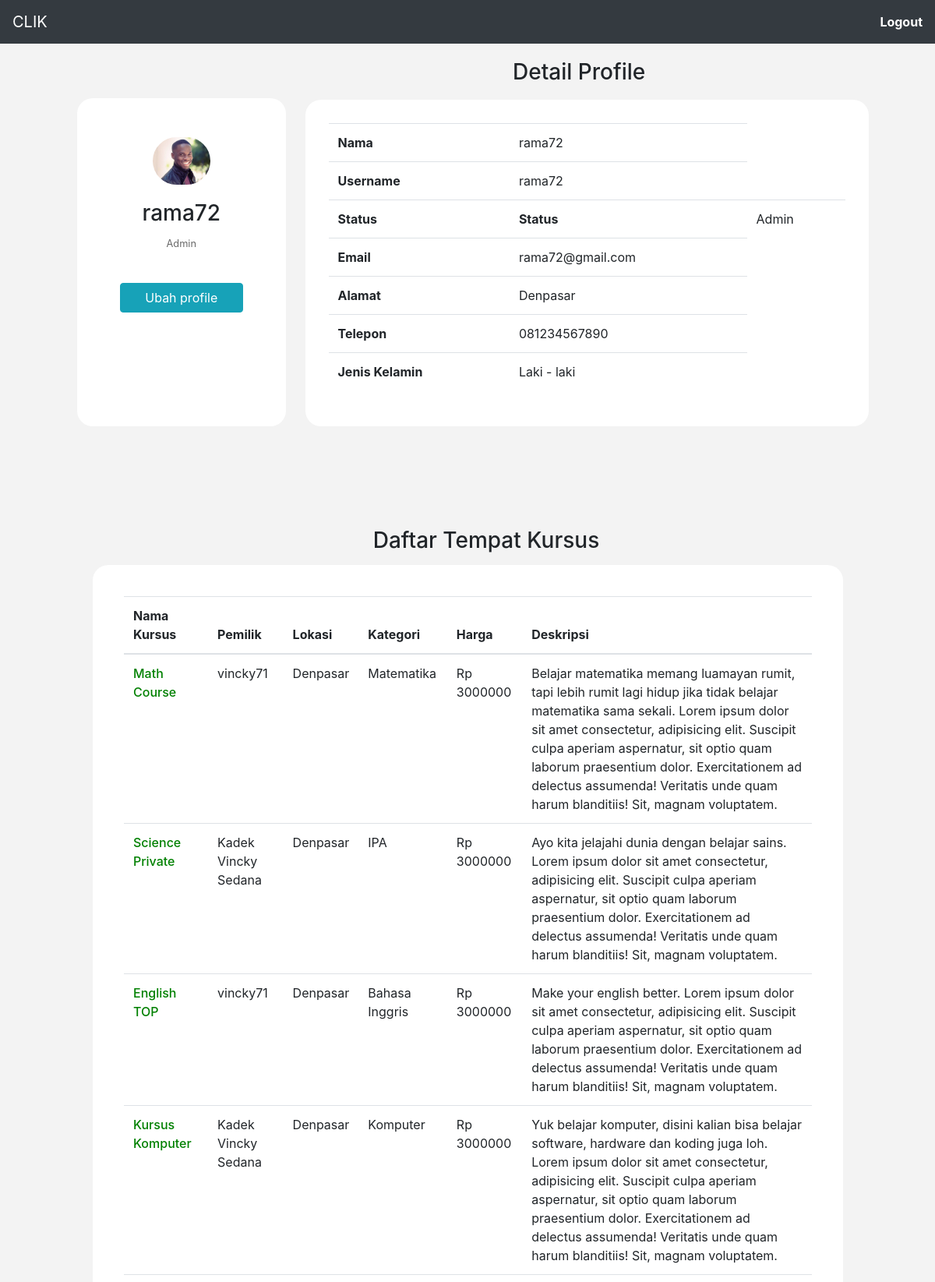
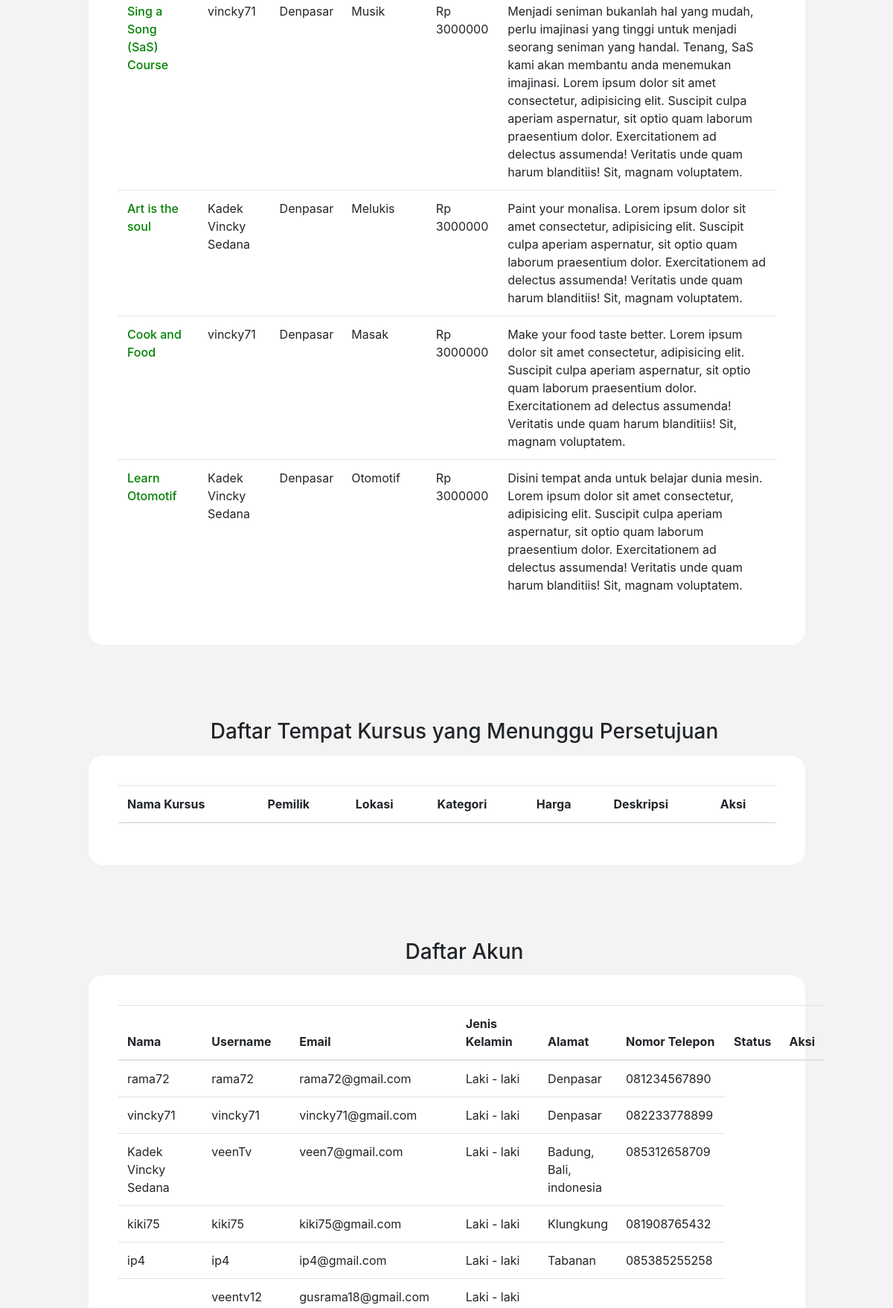
Page /profil_admin.php?id=1 (signed in, upper part) on the committed database (2 pictures, top to bottom).
### tables this page shows
CREATE TABLE `user` (
  `user_id` int(11) NOT NULL,
  `user_username` varchar(50) NOT NULL,
  `user_email` varchar(50) NOT NULL,
  `user_password` varchar(255) NOT NULL,
  `user_level` int(1) NOT NULL,
  `user_foto` varchar(50) DEFAULT NULL,
  `user_jk` enum('Laki - laki','Perempuan') DEFAULT NULL
);

CREATE TABLE `detail_user` (
  `duser_id` int(11) NOT NULL,
  `user_id` int(11) NOT NULL,
  `duser_name` varchar(50) DEFAULT NULL,
  `duser_alamat` varchar(100) DEFAULT NULL,
  `duser_telp` varchar(12) DEFAULT NULL
);

CREATE TABLE `produk` (
  `produk_id` int(11) NOT NULL,
  `produk_name` varchar(50) NOT NULL,
  `user_id` int(11) NOT NULL,
  `lokasi_id` int(11) NOT NULL,
  `kategori_id` int(11) NOT NULL,
  `produk_harga` int(50) NOT NULL,
  `produk_deskripsi` varchar(500) NOT NULL,
  `produk_pic` varchar(50) DEFAULT NULL,
  `produk_status` enum('aktif','nonaktif','pending') DEFAULT NULL
);

CREATE TABLE `lokasi` (
  `lokasi_id` int(11) NOT NULL,
  `lokasi_name` varchar(50) NOT NULL
);

CREATE TABLE `kategori` (
  `kategori_id` int(11) NOT NULL,
  `kategori_name` varchar(50) NOT NULL
);

### functions.php (called while the page is built, shortened)
<?php
$db = mysqli_connect("localhost", "root", "", "clik");
function query ($query){
	global $db;
	$result = mysqli_query( $db, $query );
	$rows = [];
	while ($row=mysqli_fetch_assoc($result)) {
		$rows[] = $row;
	}
	return $rows;
}
 ?>

### profil_admin.php (the view, shortened to what this page needs)
<?php
require 'functions.php';
$id = $_GET["id"];
$user = query('SELECT user.user_jk AS jk, user.user_foto AS foto, detail_user.duser_name AS nama, user.user_username AS username, user.user_level AS `level` ,user.user_email AS email, detail_user.duser_alamat AS alamat, detail_user.duser_telp AS telepon FROM detail_user INNER JOIN user ON user.user_id = detail_user.user_id WHERE user.user_id ='.$id)[0];
$produk = query('SELECT produk.produk_id AS id, produk.produk_name AS namaproduk, detail_user.duser_name AS namapemilik, lokasi.lokasi_name AS lokasi, kategori.kategori_name AS kategori, produk.produk_deskripsi AS deskripsi, produk.produk_harga AS harga FROM produk INNER JOIN lokasi ON lokasi.lokasi_id = produk.lokasi_id INNER JOIN kategori ON kategori.kategori_id = produk.produk_id INNER JOIN detail_user ON detail_user.user_id = produk.user_id WHERE produk.produk_status = "aktif";');
$alluser = query('SELECT user.user_jk AS jk, user.user_foto AS foto, detail_user.duser_name AS nama, user.user_username AS username, user.user_level AS level,user.user_email AS email, detail_user.duser_alamat AS alamat, detail_user.duser_telp AS telepon FROM detail_user INNER JOIN user ON user.user_id = detail_user.user_id');
 ?>
<!doctype html>
<html lang="en">
<head>
    <link rel="stylesheet" href="https://cdn.jsdelivr.net/npm/bootstrap@4.5.3/dist/css/bootstrap.min.css"
>
</head>
<body>
    <nav class="navbar navbar-dark bg-dark">
        <a class="navbar-brand" href="index.php">CLIK</a>
        <a href="logout.php" style="text-decoration: none; font-weight: 700; color: white;">Logout</a>
    </nav>
    <div class="container-fluid" style="padding:0px 80px; margin-left:24px;">
        <div class="row side-nav">
            <div class="col-md-3 side">
                <div class="row">
                    <div class="profile col-md-12">
                        <img src="img\profile\<?php echo $user['foto']; ?>" class="mx-auto d-block photo-profile" alt="<?php echo $user['foto']; ?>">
                        <div class="text-center">
                            <h3 class="text-center"><?php echo $user['nama']; ?></h3>
                            <?php if ($user['level']=='1'): ?>
                                <small class="sText">Admin</small>
                            <?php endif ?>
                        </div>
                    </div>
                    <div class="col-md-12 button-profile float-right">
                        <div class="row">
                            <div class="col-md-12 ">
                                <button type="button" class="btn btn-info btn-block" onclick="window.location.href = 'ubahprofile.php?id=<?php echo($id) ?>'">Ubah profile</button>
                            </div>
                        </div>
                    </div>
                </div>
            </div>
            <div class="col-md-8 content-profile">
                <div class="row">
                    <div class="col-md-12 text-center">
                        <h3>Detail Profile</h3>
                    </div>
                    <div class="col-md-12 detail-profile">
                        <table class="table">
                            <tbody>
                                <tr>
                                    <th scope="row">Nama</th>
                                    <td><?php echo $user['nama']; ?></td>
                                </tr>
                                <tr>
                                    <th scope="row">Username</th>
                                    <td><?php echo $user['username']; ?></td>
                                </tr>
                                <tr>
                                    <th scope="row">Status</th>
                                    <th scope="row">Status</th>
                                    <?php if ($user['level']=='1'): ?>
                                        <td>Admin</td>
                                    <?php endif ?>
                                </tr>
                                <tr>
                                    <th scope="row">Email</th>
                                    <td><?php echo $user['email']; ?></td>
                                </tr>
                                <tr>
                                    <th scope="row">Alamat</th>
                                    <td><?php echo $user['alamat']; ?></td>
                                </tr>
                                <tr>
                                    <th scope="row">Telepon</th>
                                    <td><?php echo $user['telepon']; ?></td>
                                </tr>
                                <tr>
                                    <th scope="row">Jenis Kelamin</th>
                                    <td><?php echo $user['jk']; ?></td>
                                </tr>
                            </tbody>
                        </table>
                    </div>
                </div>
            </div>
        </div>
        <div class="col-md-12">
            <div class="text-center" style="margin-top: 100px; margin-bottom: 20px;">
                <h3>Daftar Tempat Kursus</h3>
            </div>
        </div>
        <div class="col-md-12" style="padding-left: 15px; padding-right: 6%; margin-top: -5px">
            <div style="background-color: white; border-radius: 20px; padding: 40px;">
                <table class="table">
                        <thead>
                            <th>Nama Kursus</th>
                            <th>Pemilik</th>
                            <th>Lokasi</th>
                            <th>Kategori</th>
                            <th>Harga</th>
                            <th>Deskripsi</th>
                        </thead>
                        <tbody>
                            <?php foreach ($produk as $p): ?>
                                <tr>
                                    <td ><a href="detail.php?id=<?php echo $p['id']; ?>" style='text-decoration: none; color: green; font-weight: 500'><?php echo $p['namaproduk']; ?></a></td>
                                    <td><?php echo $p['namapemilik']; ?></td>
                                    <td><?php echo $p['lokasi']; ?></td>
                                    <td><?php echo $p['kategori']; ?></td>
                                    <td>Rp <?php echo $p['harga']; ?></td>
                                    <td><?php echo $p['deskripsi']; ?></td>
                                </tr>
                            <?php endforeach ?>
                        </tbody>
                    </table>
            </div>
        </div>
        <div class="col-md-12">
            <div class="text-center" style="margin-top: 100px; margin-bottom: 20px;">
                <h3>Daftar Tempat Kursus yang Menunggu Persetujuan</h3>
            </div>
        </div>
        <div class="col-md-12" style="padding-left: 15px; padding-right: 6%; margin-top: -5px">
            <div style="background-color: white; border-radius: 20px; padding: 40px;">
                <table class="table">
                        <thead>
                            <th>Nama Kursus</th>
                            <th>Pemilik</th>
                            <th>Lokasi</th>
                            <th>Kategori</th>
                            <th>Harga</th>
                            <th>Deskripsi</th>
                            <th>Aksi</th>
                        </thead>
                    </table>
            </div>
        </div>
        <div class="col-md-12">
            <div class="text-center" style="margin-top: 100px; margin-bottom: 20px;">
                <h3>Daftar Akun</h3>
            </div>
        </div>
        <div class="col-md-12" style="padding-left: 15px; padding-right: 6%; margin-top: -5px">
            <div style="background-color: white; border-radius: 20px; padding: 40px;">
                <table class="table">
                        <thead>
                            <th>Nama</th>
                            <th>Username</th>
                            <th>Email</th>
                            <th>Jenis Kelamin</th>
                            <th>Alamat</th>
                            <th>Nomor Telepon</th>
                            <th>Status</th>
                            <th>Aksi</th>
                        </thead>
                        <tbody>
                            <?php foreach ($alluser as $p): ?>
                                <tr>
                                    <td ><?php echo $p['nama']; ?></td>
                                    <td><?php echo $p['username']; ?></td>
                                    <td><?php echo $p['email']; ?></td>
                                    <td><?php echo $p['jk']; ?></td>
                                    <td><?php echo $p['alamat']; ?></td>
                                    <td><?php echo $p['telepon']; ?></td>
                                </tr>
                            <?php endforeach ?>
                        </tbody>
                    </table>
            </div>
        </div>
</body>
</html>

### profil_admin.php (style rules this page uses)
body { background-color: #f3f3f3; }
.side-nav .side { background-color: white; margin: 10px; border-radius: 20px; padding: 10px; margin-top: 70px; margin-bottom: 30px; }
.photo-profile { width: 30%; border-radius: 50px; margin-top: 40px; margin-bottom: 20px; }
.side-nav .side .sText { color: #696969; }
.profile { margin-bottom: 30px; }
.button-profile { padding: 10px 60px 30px; }
.content-profile { margin: 10px; padding: 10px; }
.detail-profile { background-color: white; margin: 10px; border-radius: 20px; padding: 30px; }

### rows in the picture
user: user_foto (picture), user_username "rama72", user_email "rama72@gmail.com", user_jk "Laki - laki"
detail_user: duser_name "rama72", duser_alamat "Denpasar", duser_telp "081234567890", user.user_username "rama72", user.user_email "rama72@gmail.com", user.user_jk "Laki - laki"
produk: produk_name "Math Course", detail_user.duser_name "vincky71", lokasi.lokasi_name "Denpasar", kategori.kategori_name "Matematika", produk_harga "3000000", produk_deskripsi "Belajar matematika memang luamayan rumit, tapi lebih rumit lagi hidup jika tidak belajar matematika sama sekali. Lorem ipsum dolor sit amet consectetur, adipisicing elit. Suscipit culpa aperiam aspernatur, sit optio quam laborum praesentium dolor. Exercitationem ad delectus assumenda! Veritatis unde quam harum blanditiis! Sit, magnam voluptatem."
produk: produk_name "Science Private", detail_user.duser_name "Kadek Vincky Sedana", lokasi.lokasi_name "Denpasar", kategori.kategori_name "IPA", produk_harga "3000000", produk_deskripsi "Ayo kita jelajahi dunia dengan belajar sains. Lorem ipsum dolor sit amet consectetur, adipisicing elit. Suscipit culpa aperiam aspernatur, sit optio quam laborum praesentium dolor. Exercitationem ad delectus assumenda! Veritatis unde quam harum blanditiis! Sit, magnam voluptatem."
produk: produk_name "English TOP", detail_user.duser_name "vincky71", lokasi.lokasi_name "Denpasar", kategori.kategori_name "Bahasa Inggris", produk_harga "3000000", produk_deskripsi "Make your english better. Lorem ipsum dolor sit amet consectetur, adipisicing elit. Suscipit culpa aperiam aspernatur, sit optio quam laborum praesentium dolor. Exercitationem ad delectus assumenda! Veritatis unde quam harum blanditiis! Sit, magnam voluptatem."
produk: produk_name "Kursus Komputer", detail_user.duser_name "Kadek Vincky Sedana", lokasi.lokasi_name "Denpasar", kategori.kategori_name "Komputer", produk_harga "3000000", produk_deskripsi "Yuk belajar komputer, disini kalian bisa belajar software, hardware dan koding juga loh. Lorem ipsum dolor sit amet consectetur, adipisicing elit. Suscipit culpa aperiam aspernatur, sit optio quam laborum praesentium dolor. Exercitationem ad delectus assumenda! Veritatis unde quam harum blanditiis! Sit, magnam voluptatem."
produk: produk_name "Sing a Song (SaS) Course", detail_user.duser_name "vincky71", lokasi.lokasi_name "Denpasar", kategori.kategori_name "Musik", produk_harga "3000000", produk_deskripsi "Menjadi seniman bukanlah hal yang mudah, perlu imajinasi yang tinggi untuk menjadi seorang seniman yang handal. Tenang, SaS kami akan membantu anda menemukan imajinasi. Lorem ipsum dolor sit amet consectetur, adipisicing elit. Suscipit culpa aperiam aspernatur, sit optio quam laborum praesentium dolor. Exercitationem ad delectus assumenda! Veritatis unde quam harum blanditiis! Sit, magnam voluptatem."
produk: produk_name "Art is the soul", detail_user.duser_name "Kadek Vincky Sedana", lokasi.lokasi_name "Denpasar", kategori.kategori_name "Melukis", produk_harga "3000000", produk_deskripsi "Paint your monalisa. Lorem ipsum dolor sit amet consectetur, adipisicing elit. Suscipit culpa aperiam aspernatur, sit optio quam laborum praesentium dolor. Exercitationem ad delectus assumenda! Veritatis unde quam harum blanditiis! Sit, magnam voluptatem."
produk: produk_name "Cook and Food", detail_user.duser_name "vincky71", lokasi.lokasi_name "Denpasar", kategori.kategori_name "Masak", produk_harga "3000000", produk_deskripsi "Make your food taste better. Lorem ipsum dolor sit amet consectetur, adipisicing elit. Suscipit culpa aperiam aspernatur, sit optio quam laborum praesentium dolor. Exercitationem ad delectus assumenda! Veritatis unde quam harum blanditiis! Sit, magnam voluptatem."
produk: produk_name "Learn Otomotif", detail_user.duser_name "Kadek Vincky Sedana", lokasi.lokasi_name "Denpasar", kategori.kategori_name "Otomotif", produk_harga "3000000", produk_deskripsi "Disini tempat anda untuk belajar dunia mesin. Lorem ipsum dolor sit amet consectetur, adipisicing elit. Suscipit culpa aperiam aspernatur, sit optio quam laborum praesentium dolor. Exercitationem ad delectus assumenda! Veritatis unde quam harum blanditiis! Sit, magnam voluptatem."
detail_user: duser_name "vincky71", user.user_username "vincky71", user.user_email "vincky71@gmail.com", user.user_jk "Laki - laki", duser_alamat "Denpasar", duser_telp "082233778899"
detail_user: duser_name "Kadek Vincky Sedana", user.user_username "veenTv", user.user_email "veen7@gmail.com", user.user_jk "Laki - laki", duser_alamat "Badung, Bali, indonesia", duser_telp "085312658709"
detail_user: duser_name "kiki75", user.user_username "kiki75", user.user_email "kiki75@gmail.com", user.user_jk "Laki - laki", duser_alamat "Klungkung", duser_telp "081908765432"
detail_user: duser_name "ip4", user.user_username "ip4", user.user_email "ip4@gmail.com", user.user_jk "Laki - laki", duser_alamat "Tabanan", duser_telp "085385255258"
detail_user: user.user_username "veentv12", user.user_email "gusrama18@gmail.com", user.user_jk "Laki - laki"
